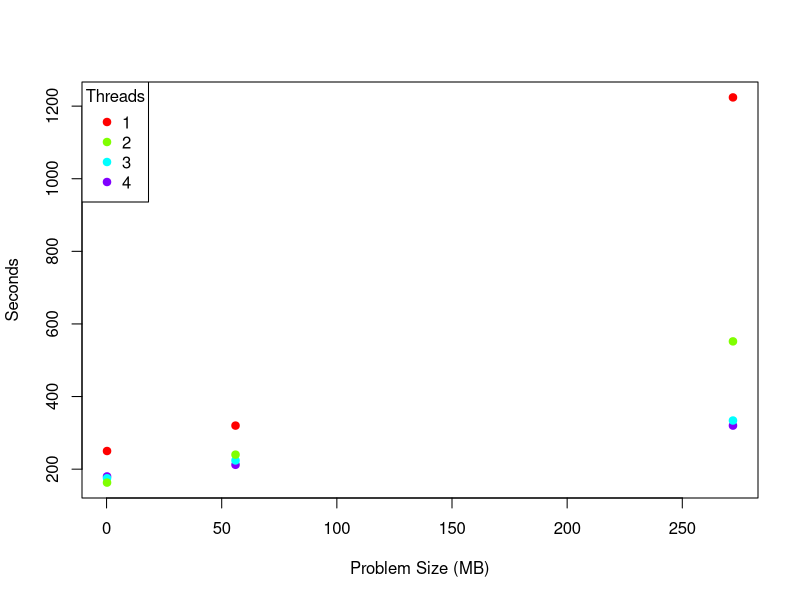

Source code (R):
## ---- chunk 1
knitr::opts_chunk$set(echo = TRUE)
## ---- chunk 2
# Results
df <- data.frame(size = c(0.21, 0.21, 0.21, 0.21, 56, 56, 56, 56, 272, 272, 272, 272),
           threads = c(4,3,2,1,4,3,2,1,4,3,2,1),
           seconds = c(180,175,163,250,212,224,240,320,320,334,552,1224))
## ---- chunk 3
cols <- rainbow(length(unique(df$threads)))[as.factor(df$threads)]

plot(df$size, df$seconds,
     col = cols,
     pch = 19,
     xlab = "Problem Size (MB)",
     ylab = "Seconds")

legend("topleft",
       legend = levels(as.factor(df$threads)),
       col = rainbow(length(unique(df$threads))),
       pch = 19,
       title = "Threads")
